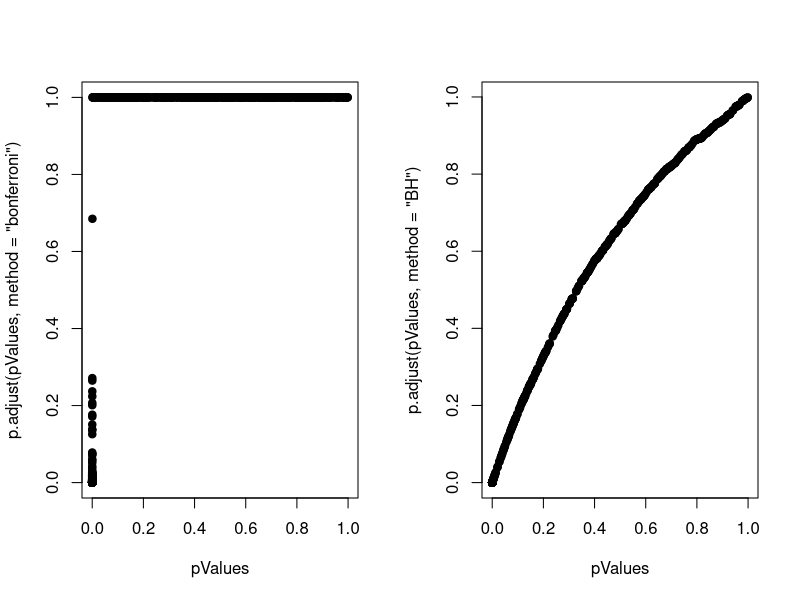

Here is the R script that generated this plot:
#Case study I: no true positives

set.seed(1010093)
pValues <- rep(NA,1000)
for(i in 1:1000){
        y <- rnorm(20)
        x <- rnorm(20)
        pValues[i] <- summary(lm(y ~ x))$coeff[2,4]
}
#Case study I: no true positives
# Controls false positive rate
sum(pValues < 0.05)

# Controls FWER 
sum(p.adjust(pValues,method="bonferroni") < 0.05)

# Controls FDR 
sum(p.adjust(pValues,method="BH") < 0.05)

#Case study II: 50% true positives
set.seed(1010093)
pValues <- rep(NA,1000)
for(i in 1:1000){
        x <- rnorm(20)
        # First 500 beta=0, last 500 beta=2
        if(i <= 500){y <- rnorm(20)}else{ y <- rnorm(20,mean=2*x)}
        pValues[i] <- summary(lm(y ~ x))$coeff[2,4]
}
trueStatus <- rep(c("zero","not zero"),each=500)
table(pValues < 0.05, trueStatus)



#Case study II: 50% true positives
# Controls FWER 
table(p.adjust(pValues,method="bonferroni") < 0.05,trueStatus)

# Controls FDR 
table(p.adjust(pValues,method="BH") < 0.05,trueStatus)


#Case study II: 50% true positives
#P-values versus adjusted P-values

par(mfrow=c(1,2))
plot(pValues,p.adjust(pValues,method="bonferroni"),pch=19)
plot(pValues,p.adjust(pValues,method="BH"),pch=19)




